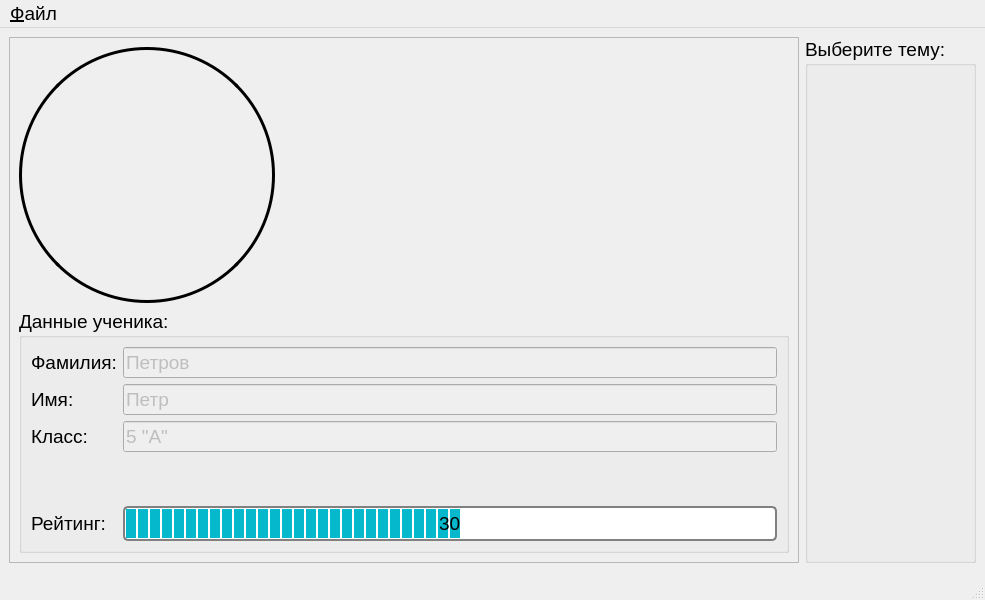
<?xml version="1.0" encoding="UTF-8"?>
<ui version="4.0">
 <class>MainWindow</class>
 <widget class="QMainWindow" name="MainWindow">
  <property name="geometry">
   <rect>
    <x>0</x>
    <y>0</y>
    <width>985</width>
    <height>600</height>
   </rect>
  </property>
  <property name="font">
   <font>
    <pointsize>14</pointsize>
   </font>
  </property>
  <property name="windowTitle">
   <string>Тест по биологии</string>
  </property>
  <property name="windowIcon">
   <iconset resource="../../main.qrc">
    <normaloff>:/images/static/images/main.png</normaloff>:/images/static/images/main.png</iconset>
  </property>
  <widget class="QWidget" name="centralwidget">
   <layout class="QHBoxLayout" name="horizontalLayout">
    <item>
     <widget class="QFrame" name="frame">
      <property name="frameShape">
       <enum>QFrame::StyledPanel</enum>
      </property>
      <property name="frameShadow">
       <enum>QFrame::Raised</enum>
      </property>
      <layout class="QVBoxLayout" name="verticalLayout_2">
       <item>
        <widget class="QFrame" name="frame_2">
         <property name="sizePolicy">
          <sizepolicy hsizetype="Preferred" vsizetype="Expanding">
           <horstretch>0</horstretch>
           <verstretch>0</verstretch>
          </sizepolicy>
         </property>
         <property name="minimumSize">
          <size>
           <width>256</width>
           <height>256</height>
          </size>
         </property>
         <property name="maximumSize">
          <size>
           <width>256</width>
           <height>256</height>
          </size>
         </property>
         <property name="styleSheet">
          <string notr="true">border-image: url(:/images/static/images/avatar.png)  0 0 0 0 stretch stretch;
border: 3px solid black;
border-radius: 128</string>
         </property>
         <property name="frameShape">
          <enum>QFrame::StyledPanel</enum>
         </property>
         <property name="frameShadow">
          <enum>QFrame::Plain</enum>
         </property>
        </widget>
       </item>
       <item>
        <widget class="QGroupBox" name="groupBox_2">
         <property name="title">
          <string>Данные ученика:</string>
         </property>
         <layout class="QFormLayout" name="formLayout">
          <item row="0" column="0">
           <widget class="QLabel" name="labelSurname">
            <property name="text">
             <string>Фамилия:</string>
            </property>
           </widget>
          </item>
          <item row="0" column="1">
           <widget class="QLineEdit" name="lineEditSurname">
            <property name="enabled">
             <bool>false</bool>
            </property>
            <property name="text">
             <string>Петров</string>
            </property>
           </widget>
          </item>
          <item row="1" column="1">
           <widget class="QLineEdit" name="lineEditName">
            <property name="enabled">
             <bool>false</bool>
            </property>
            <property name="sizePolicy">
             <sizepolicy hsizetype="Expanding" vsizetype="Fixed">
              <horstretch>0</horstretch>
              <verstretch>0</verstretch>
             </sizepolicy>
            </property>
            <property name="font">
             <font>
              <pointsize>14</pointsize>
             </font>
            </property>
            <property name="text">
             <string>Петр</string>
            </property>
           </widget>
          </item>
          <item row="1" column="0">
           <widget class="QLabel" name="labelName">
            <property name="text">
             <string>Имя:</string>
            </property>
           </widget>
          </item>
          <item row="2" column="1">
           <widget class="QLineEdit" name="lineEditClass">
            <property name="enabled">
             <bool>false</bool>
            </property>
            <property name="text">
             <string>5 &quot;A&quot;</string>
            </property>
           </widget>
          </item>
          <item row="2" column="0">
           <widget class="QLabel" name="labelClass">
            <property name="text">
             <string>Класс:</string>
            </property>
           </widget>
          </item>
          <item row="3" column="1">
           <spacer name="verticalSpacer">
            <property name="orientation">
             <enum>Qt::Vertical</enum>
            </property>
            <property name="sizeHint" stdset="0">
             <size>
              <width>20</width>
              <height>40</height>
             </size>
            </property>
           </spacer>
          </item>
          <item row="4" column="1">
           <widget class="QProgressBar" name="progressBar">
            <property name="styleSheet">
             <string notr="true">QProgressBar {
    border: 2px solid grey;
    border-radius: 5px;
    text-align: center;
}
QProgressBar::chunk {
    background-color: #05B8CC;
    width: 10px;
    margin: 0.5px;
}</string>
            </property>
            <property name="minimum">
             <number>-1000</number>
            </property>
            <property name="maximum">
             <number>1000</number>
            </property>
            <property name="value">
             <number>30</number>
            </property>
            <property name="format">
             <string>%v</string>
            </property>
           </widget>
          </item>
          <item row="4" column="0">
           <widget class="QLabel" name="labelClass_2">
            <property name="text">
             <string>Рейтинг:</string>
            </property>
           </widget>
          </item>
         </layout>
        </widget>
       </item>
      </layout>
     </widget>
    </item>
    <item>
     <widget class="QGroupBox" name="groupBoxCategories">
      <property name="sizePolicy">
       <sizepolicy hsizetype="Preferred" vsizetype="Preferred">
        <horstretch>0</horstretch>
        <verstretch>0</verstretch>
       </sizepolicy>
      </property>
      <property name="font">
       <font>
        <pointsize>14</pointsize>
       </font>
      </property>
      <property name="title">
       <string>Выберите тему:</string>
      </property>
      <layout class="QVBoxLayout" name="verticalLayout"/>
     </widget>
    </item>
   </layout>
  </widget>
  <widget class="QMenuBar" name="menubar">
   <property name="geometry">
    <rect>
     <x>0</x>
     <y>0</y>
     <width>985</width>
     <height>32</height>
    </rect>
   </property>
   <widget class="QMenu" name="menu">
    <property name="title">
     <string>&amp;Файл</string>
    </property>
    <addaction name="actionLogout"/>
    <addaction name="separator"/>
    <addaction name="actionExit"/>
   </widget>
   <addaction name="menu"/>
  </widget>
  <widget class="QStatusBar" name="statusbar"/>
  <action name="actionLogout">
   <property name="text">
    <string>Сменить пользователя</string>
   </property>
  </action>
  <action name="actionExit">
   <property name="text">
    <string>&amp;Выход</string>
   </property>
  </action>
 </widget>
 <resources>
  <include location="../../main.qrc"/>
 </resources>
 <connections/>
</ui>
